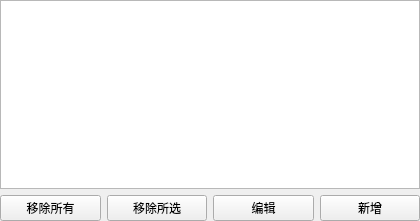
<?xml version="1.0" encoding="UTF-8"?>
<ui version="4.0">
 <class>FormConditions</class>
 <widget class="QWidget" name="FormConditions">
  <property name="geometry">
   <rect>
    <x>0</x>
    <y>0</y>
    <width>420</width>
    <height>221</height>
   </rect>
  </property>
  <property name="sizePolicy">
   <sizepolicy hsizetype="Expanding" vsizetype="Expanding">
    <horstretch>0</horstretch>
    <verstretch>0</verstretch>
   </sizepolicy>
  </property>
  <layout class="QGridLayout" name="gridLayout">
   <property name="leftMargin">
    <number>0</number>
   </property>
   <property name="topMargin">
    <number>0</number>
   </property>
   <property name="rightMargin">
    <number>0</number>
   </property>
   <property name="bottomMargin">
    <number>0</number>
   </property>
   <item row="1" column="0">
    <widget class="QPushButton" name="buttonRemoveAll">
     <property name="text">
      <string>移除所有</string>
     </property>
    </widget>
   </item>
   <item row="1" column="1">
    <widget class="QPushButton" name="buttonRemove">
     <property name="text">
      <string>移除所选</string>
     </property>
    </widget>
   </item>
   <item row="1" column="2">
    <widget class="QPushButton" name="buttonEdit">
     <property name="text">
      <string>编辑</string>
     </property>
    </widget>
   </item>
   <item row="1" column="3">
    <widget class="QPushButton" name="buttonAddFilter">
     <property name="text">
      <string>新增</string>
     </property>
    </widget>
   </item>
   <item row="0" column="0" colspan="4">
    <widget class="QListWidget" name="listConditionsFull">
     <property name="sizePolicy">
      <sizepolicy hsizetype="Expanding" vsizetype="Expanding">
       <horstretch>0</horstretch>
       <verstretch>0</verstretch>
      </sizepolicy>
     </property>
     <property name="minimumSize">
      <size>
       <width>0</width>
       <height>20</height>
      </size>
     </property>
     <property name="font">
      <font>
       <family>Monospace</family>
      </font>
     </property>
     <property name="dragDropMode">
      <enum>QAbstractItemView::InternalMove</enum>
     </property>
     <property name="selectionMode">
      <enum>QAbstractItemView::ExtendedSelection</enum>
     </property>
     <property name="movement">
      <enum>QListView::Snap</enum>
     </property>
    </widget>
   </item>
  </layout>
 </widget>
 <resources/>
 <connections/>
</ui>
